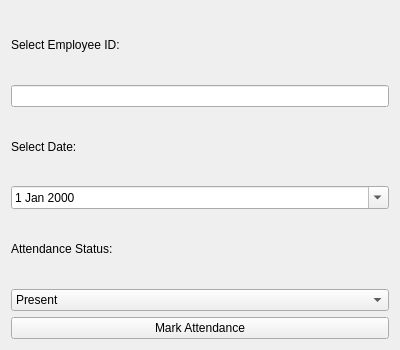
<?xml version="1.0" encoding="UTF-8"?>
<ui version="4.0">
 <class>AttendanceForm</class>
 <widget class="QWidget" name="AttendanceForm">
  <property name="geometry">
   <rect>
    <x>0</x>
    <y>0</y>
    <width>400</width>
    <height>350</height>
   </rect>
  </property>
  <property name="windowTitle">
   <string>Mark Attendance</string>
  </property>
  <layout class="QVBoxLayout" name="verticalLayout">
   <item>
    <widget class="QLabel" name="label_employee">
     <property name="text">
      <string>Select Employee ID:</string>
     </property>
    </widget>
   </item>
   <item>
    <widget class="QLineEdit" name="lineEdit"/>
   </item>
   <item>
    <widget class="QLabel" name="label_date">
     <property name="text">
      <string>Select Date:</string>
     </property>
    </widget>
   </item>
   <item>
    <widget class="QDateEdit" name="dateEdit">
     <property name="calendarPopup">
      <bool>true</bool>
     </property>
     <property name="date">
      <date>
       <year>2000</year>
       <month>1</month>
       <day>1</day>
      </date>
     </property>
    </widget>
   </item>
   <item>
    <widget class="QLabel" name="label_status">
     <property name="text">
      <string>Attendance Status:</string>
     </property>
    </widget>
   </item>
   <item>
    <widget class="QComboBox" name="comboBox">
     <item>
      <property name="text">
       <string>Present</string>
      </property>
     </item>
     <item>
      <property name="text">
       <string>Absent</string>
      </property>
     </item>
    </widget>
   </item>
   <item>
    <widget class="QPushButton" name="button_markAttendance">
     <property name="text">
      <string>Mark Attendance</string>
     </property>
    </widget>
   </item>
  </layout>
 </widget>
 <resources/>
 <connections/>
</ui>
